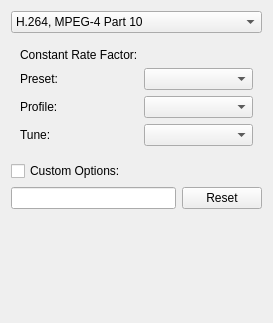
<?xml version="1.0" encoding="UTF-8"?>
<ui version="4.0">
 <class>VideoExportOptionsDialog</class>
 <widget class="QWidget" name="VideoExportOptionsDialog">
  <property name="geometry">
   <rect>
    <x>0</x>
    <y>0</y>
    <width>273</width>
    <height>323</height>
   </rect>
  </property>
  <layout class="QVBoxLayout" name="verticalLayout_2" stretch="0,0,0,1">
   <item>
    <widget class="QComboBox" name="cmbCodec">
     <item>
      <property name="text">
       <string>H.264, MPEG-4 Part 10</string>
      </property>
     </item>
     <item>
      <property name="text">
       <string>Theora</string>
      </property>
     </item>
    </widget>
   </item>
   <item>
    <widget class="QStackedWidget" name="stackedWidget">
     <property name="currentIndex">
      <number>0</number>
     </property>
     <widget class="QWidget" name="page">
      <layout class="QFormLayout" name="formLayout">
       <item row="0" column="0">
        <widget class="QLabel" name="label">
         <property name="text">
          <string>Constant Rate Factor:</string>
         </property>
        </widget>
       </item>
       <item row="0" column="1">
        <widget class="KisSliderSpinBox" name="intConstantRateFactor" native="true">
         <property name="sizePolicy">
          <sizepolicy hsizetype="MinimumExpanding" vsizetype="Preferred">
           <horstretch>0</horstretch>
           <verstretch>0</verstretch>
          </sizepolicy>
         </property>
        </widget>
       </item>
       <item row="1" column="0">
        <widget class="QLabel" name="label_2">
         <property name="text">
          <string>Preset:</string>
         </property>
        </widget>
       </item>
       <item row="1" column="1">
        <widget class="QComboBox" name="cmbPreset"/>
       </item>
       <item row="2" column="0">
        <widget class="QLabel" name="label_4">
         <property name="text">
          <string>Profile:</string>
         </property>
        </widget>
       </item>
       <item row="2" column="1">
        <widget class="QComboBox" name="cmbProfile"/>
       </item>
       <item row="3" column="0">
        <widget class="QLabel" name="lblTune">
         <property name="text">
          <string>Tune:</string>
         </property>
        </widget>
       </item>
       <item row="3" column="1">
        <widget class="QComboBox" name="cmbTune"/>
       </item>
      </layout>
     </widget>
     <widget class="QWidget" name="page_2">
      <layout class="QFormLayout" name="formLayout_2">
       <item row="0" column="0">
        <widget class="QLabel" name="label_3">
         <property name="text">
          <string>Bitrate:</string>
         </property>
        </widget>
       </item>
       <item row="0" column="1">
        <widget class="KisSliderSpinBox" name="intBitrate" native="true">
         <property name="sizePolicy">
          <sizepolicy hsizetype="MinimumExpanding" vsizetype="Preferred">
           <horstretch>0</horstretch>
           <verstretch>0</verstretch>
          </sizepolicy>
         </property>
        </widget>
       </item>
      </layout>
     </widget>
    </widget>
   </item>
   <item>
    <layout class="QVBoxLayout" name="verticalLayout">
     <item>
      <widget class="QCheckBox" name="chkCustomLine">
       <property name="text">
        <string>Custom Options:</string>
       </property>
      </widget>
     </item>
     <item>
      <layout class="QHBoxLayout" name="horizontalLayout">
       <item>
        <widget class="QLineEdit" name="txtCustomLine">
         <property name="toolTip">
          <string>Add any ffmpeg filtering options here. It will be put between source and destination streams of the ffmpeg</string>
         </property>
        </widget>
       </item>
       <item>
        <widget class="QPushButton" name="btnResetCustomLine">
         <property name="text">
          <string>Reset</string>
         </property>
        </widget>
       </item>
      </layout>
     </item>
    </layout>
   </item>
   <item>
    <spacer name="verticalSpacer">
     <property name="orientation">
      <enum>Qt::Vertical</enum>
     </property>
     <property name="sizeType">
      <enum>QSizePolicy::MinimumExpanding</enum>
     </property>
     <property name="sizeHint" stdset="0">
      <size>
       <width>20</width>
       <height>44</height>
      </size>
     </property>
    </spacer>
   </item>
  </layout>
 </widget>
 <customwidgets>
  <customwidget>
   <class>KisSliderSpinBox</class>
   <extends>QWidget</extends>
   <header>kis_slider_spin_box.h</header>
  </customwidget>
 </customwidgets>
 <resources/>
 <connections/>
</ui>
